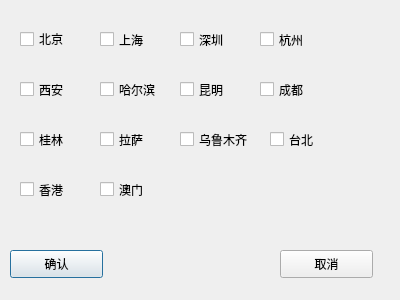
<?xml version="1.0" encoding="UTF-8"?>
<ui version="4.0">
 <class>ChooseCity</class>
 <widget class="QDialog" name="ChooseCity">
  <property name="geometry">
   <rect>
    <x>0</x>
    <y>0</y>
    <width>400</width>
    <height>300</height>
   </rect>
  </property>
  <property name="windowTitle">
   <string>Dialog</string>
  </property>
  <widget class="QCheckBox" name="checkBox_1">
   <property name="geometry">
    <rect>
     <x>20</x>
     <y>29</y>
     <width>91</width>
     <height>20</height>
    </rect>
   </property>
   <property name="text">
    <string>北京</string>
   </property>
  </widget>
  <widget class="QCheckBox" name="checkBox_2">
   <property name="geometry">
    <rect>
     <x>100</x>
     <y>30</y>
     <width>91</width>
     <height>19</height>
    </rect>
   </property>
   <property name="text">
    <string>上海</string>
   </property>
  </widget>
  <widget class="QCheckBox" name="checkBox_3">
   <property name="geometry">
    <rect>
     <x>180</x>
     <y>30</y>
     <width>91</width>
     <height>19</height>
    </rect>
   </property>
   <property name="text">
    <string>深圳</string>
   </property>
  </widget>
  <widget class="QCheckBox" name="checkBox_4">
   <property name="geometry">
    <rect>
     <x>260</x>
     <y>30</y>
     <width>91</width>
     <height>19</height>
    </rect>
   </property>
   <property name="text">
    <string>杭州</string>
   </property>
  </widget>
  <widget class="QCheckBox" name="checkBox_5">
   <property name="geometry">
    <rect>
     <x>20</x>
     <y>80</y>
     <width>91</width>
     <height>19</height>
    </rect>
   </property>
   <property name="text">
    <string>西安</string>
   </property>
  </widget>
  <widget class="QCheckBox" name="checkBox_6">
   <property name="geometry">
    <rect>
     <x>100</x>
     <y>80</y>
     <width>91</width>
     <height>19</height>
    </rect>
   </property>
   <property name="text">
    <string>哈尔滨</string>
   </property>
  </widget>
  <widget class="QCheckBox" name="checkBox_7">
   <property name="geometry">
    <rect>
     <x>180</x>
     <y>80</y>
     <width>91</width>
     <height>19</height>
    </rect>
   </property>
   <property name="text">
    <string>昆明</string>
   </property>
  </widget>
  <widget class="QCheckBox" name="checkBox_8">
   <property name="geometry">
    <rect>
     <x>260</x>
     <y>80</y>
     <width>91</width>
     <height>19</height>
    </rect>
   </property>
   <property name="text">
    <string>成都</string>
   </property>
  </widget>
  <widget class="QCheckBox" name="checkBox_9">
   <property name="geometry">
    <rect>
     <x>20</x>
     <y>130</y>
     <width>91</width>
     <height>19</height>
    </rect>
   </property>
   <property name="text">
    <string>桂林</string>
   </property>
  </widget>
  <widget class="QCheckBox" name="checkBox_10">
   <property name="geometry">
    <rect>
     <x>100</x>
     <y>130</y>
     <width>91</width>
     <height>19</height>
    </rect>
   </property>
   <property name="text">
    <string>拉萨</string>
   </property>
  </widget>
  <widget class="QCheckBox" name="checkBox_11">
   <property name="geometry">
    <rect>
     <x>180</x>
     <y>130</y>
     <width>91</width>
     <height>19</height>
    </rect>
   </property>
   <property name="text">
    <string>乌鲁木齐</string>
   </property>
  </widget>
  <widget class="QCheckBox" name="checkBox_12">
   <property name="geometry">
    <rect>
     <x>270</x>
     <y>130</y>
     <width>91</width>
     <height>19</height>
    </rect>
   </property>
   <property name="text">
    <string>台北</string>
   </property>
  </widget>
  <widget class="QCheckBox" name="checkBox_13">
   <property name="geometry">
    <rect>
     <x>20</x>
     <y>180</y>
     <width>91</width>
     <height>19</height>
    </rect>
   </property>
   <property name="text">
    <string>香港</string>
   </property>
  </widget>
  <widget class="QCheckBox" name="checkBox_14">
   <property name="geometry">
    <rect>
     <x>100</x>
     <y>180</y>
     <width>91</width>
     <height>19</height>
    </rect>
   </property>
   <property name="text">
    <string>澳门</string>
   </property>
  </widget>
  <widget class="QPushButton" name="ok_pushButton">
   <property name="geometry">
    <rect>
     <x>10</x>
     <y>250</y>
     <width>93</width>
     <height>28</height>
    </rect>
   </property>
   <property name="text">
    <string>确认</string>
   </property>
  </widget>
  <widget class="QPushButton" name="cancel_pushButton">
   <property name="geometry">
    <rect>
     <x>280</x>
     <y>250</y>
     <width>93</width>
     <height>28</height>
    </rect>
   </property>
   <property name="text">
    <string>取消</string>
   </property>
  </widget>
 </widget>
 <resources/>
 <connections/>
</ui>
